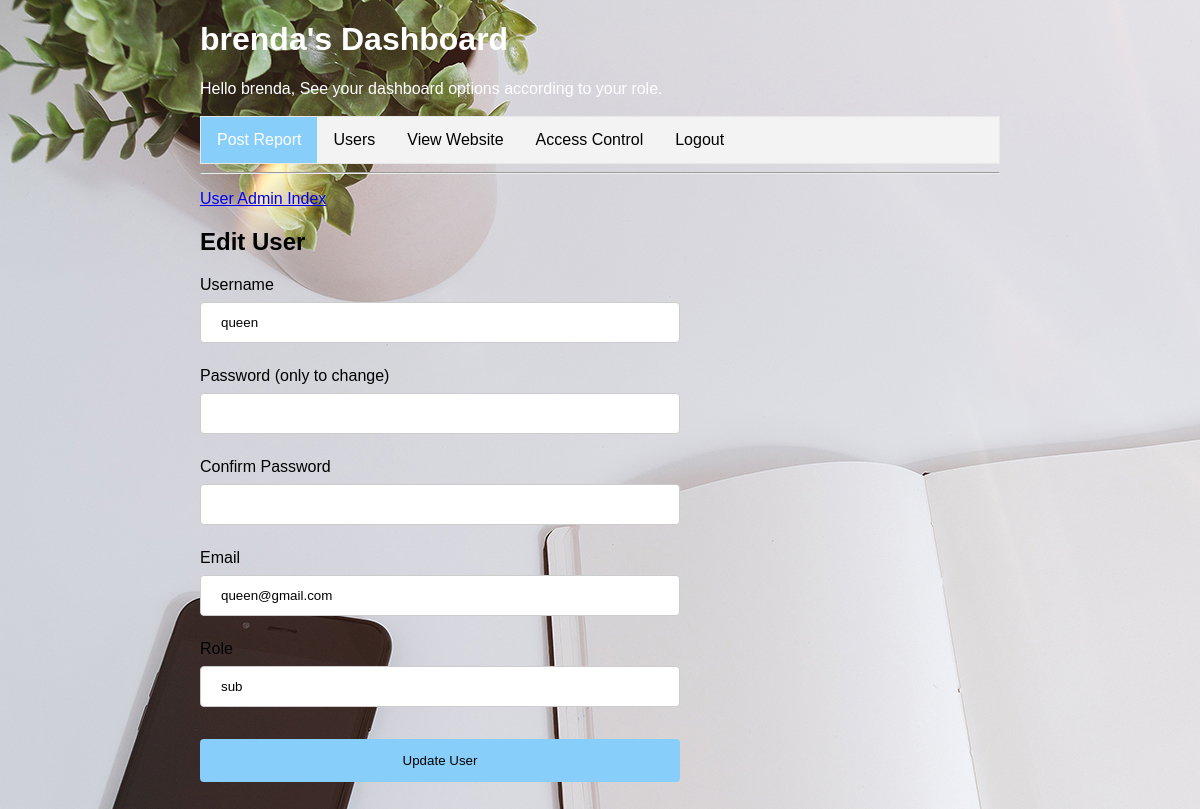
Page /admin/edit-user.php?id=5 (signed in) on the committed database.
### tables this page shows
CREATE TABLE `blog_members` (
  `memberID` int(11) UNSIGNED NOT NULL,
  `username` varchar(255) DEFAULT NULL,
  `password` varchar(255) DEFAULT NULL,
  `email` varchar(255) DEFAULT NULL,
  `role` varchar(24) NOT NULL
);

### admin/edit-user.php (the view, shortened to what this page needs)
<?php
require_once('../includes/config.php');
?>
<!doctype html>
<html lang="en">
<head>
  <link rel="stylesheet" href="../style/main.css">
</head>
<body>
<div id="wrapper">
	<?php include('menu.php');?>
	<p><a href="users.php">User Admin Index</a></p>
	<h2>Edit User</h2>
	<?php
		try {
			$stmt = $db->prepare('SELECT memberID, username, email, role FROM blog_members WHERE memberID = :memberID') ;
			$stmt->execute(array(':memberID' => $_GET['id']));
			$row = $stmt->fetch();
		} catch(PDOException $e) {
		    echo $e->getMessage();
		}
	?>
	<form action='' method='post'>
		<p><label>Username</label><br />
		<input type='text' name='username' value='<?php echo $row['username'];?>'></p>
		<p><label>Password (only to change)</label><br />
		<input type='password' name='password' value=''></p>
		<p><label>Confirm Password</label><br />
		<input type='password' name='passwordConfirm' value=''></p>
		<p><label>Email</label><br />
		<input type='email' name='email' value='<?php echo $row['email'];?>'></p>
		<p><label>Role</label><br />
		<input type='text' name='role' value='<?php echo $row['role'];?>'></p>
		<p><input type='submit' name='submit' value='Update User'></p>
	</form>
</div>
<br><br>
</body>
</html>

### admin/menu.php (shortened to what this page needs)
<!doctype html>
<html lang="en">
<head>
  <link rel="stylesheet" href="../style/main.css">
</head>
<body>
<?php
require_once('../includes/config.php');
$new_user = $_SESSION['username'];
?>
<div style="color: white">
<h1 > <?php
echo $new_user."'s Dashboard";
?></h1 style="color: white"><?php
echo "Hello ". $new_user . ", See your dashboard options according to your role.";
echo "<br>";
try {
			$stmt = $db->query("SELECT memberID, username, email, role FROM blog_members WHERE username = '$new_user' LIMIT 2");
			while($row = $stmt->fetch()){
if ($row['role'] == "admin" ){ ;?></div>
<br>
<ul >
	<li><a class="active" href='index.php'>Post Report</a></li>
	<li><a href='users.php'>Users</a></li>
	<li><a href="../" target="_blank">View Website</a></li>
	<li><a href="access.php">Access Control</a></li>
	<li><a href='logout.php'>Logout</a></li>
</ul>
<hr /> <?php
   }   else if($row['role'] == "editor"){  ?>
<ul >
	<li><a class="active" href='index.php'>Stories</a></li>
	<li><a href="../" target="_blank">View Website</a></li>
	<li><a href='category.php'>Category</a></li>
	<li><a href='subcategory.php'>Sub Categories</a></li>
	<li><a href='topics.php'>Topics</a></li>
	<li><a href='bloggers.php'>Bloggers</a></li>
	<li><a href='pricing.php'>Pricing</a></li>
	<li><a href='logout.php'>Logout</a></li>
</ul>
<div class='clear'></div>
<hr />
<?php }  else if($row['role'] == "blogger") {?>
<ul >
	<li><a href='index.php'>Blog</a></li>
	<li><a href="../" target="_blank">Posts</a></li>
	<li><a href='logout.php'>Logout</a></li>
</ul>
<div class='clear'></div>
<hr />
<?php }	 else if($row['role'] == "sub"){ header('Location: /blog/index.php');
}
else {
	echo "<br>"."error finding your role";
}
			}
		} catch(PDOException $e) {
		    echo $e->getMessage();
		}
?>
</body>

### style/main.css (style rules this page uses)
body, html { height: 100%; margin: 0; font-family: Arial, Helvetica, sans-serif; }
#wrapper { margin:auto; width:800px; }
input[type=text],input[type=password],input[type=email], select { width: 60%; padding: 12px 20px; margin: 8px 0; display: inline-block; border: 1px solid #ccc; border-radius: 4px; box-sizing: border-box; }
input[type=submit] { width: 60%; background-color: #87CEFA; color: black; padding: 14px 20px; margin: 8px 0; border: none; border-radius: 4px; cursor: pointer; }
ul { list-style-type: none; margin: 0; padding: 0; overflow: hidden; border: 1px solid #e7e7e7; background-color: #f3f3f3; }
li { float: left; }
li a { display: block; color: black; text-align: center; padding: 14px 16px; text-decoration: none; }
li a.active { color: white; background-color: #87CEFA; }
hr { display: block; margin-top: 0.5em; margin-bottom: 0.5em; margin-left: auto; margin-right: auto; border-style: inset; border-width: 0.5px; }

### admin/edit-user.php (style rules this page uses)
body { background-image: url("cover.jpg"); }

### rows in the picture
blog_members: role "Post Report"
blog_members: username "queen", email "queen@gmail.com", role "sub"

### other values in the picture
$new_user "brenda"
